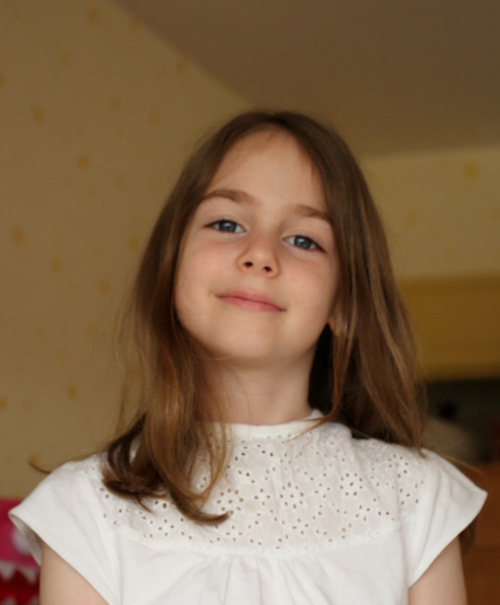
#> input picture iris_0312/girl.jpg, 1000 x 1209 px, given in place of the camera (shown at 1/2 size)
$ python car2_0412.py
#> lines starting #> are read from the running program, lines starting #| are printed output that depends on the picture; after the words box and inside, x2 and y2 are one past the last pixel; in counts of white or black regions, pixels touching at a corner belong together
### RaspberryPi/CarControl.py
# CARControl.py
import RPi.GPIO as GPIO
import time
import sys


RIGHT_FORWARD = 20
RIGHT_BACKWARD = 16
RIGHT_PWM = 21
LEFT_FORWARD = 26
LEFT_BACKWARD = 19
LEFT_PWM = 13

GPIO.setmode(GPIO.BCM)

GPIO.setup(RIGHT_FORWARD,GPIO.OUT)
GPIO.setup(RIGHT_BACKWARD,GPIO.OUT)
GPIO.setup(RIGHT_PWM,GPIO.OUT)
GPIO.output(RIGHT_PWM,0)
RIGHT_MOTOR = GPIO.PWM(RIGHT_PWM,70)
RIGHT_MOTOR.start(0)
RIGHT_MOTOR.ChangeDutyCycle(0)

GPIO.setup(LEFT_FORWARD,GPIO.OUT)
GPIO.setup(LEFT_BACKWARD,GPIO.OUT)
GPIO.setup(LEFT_PWM,GPIO.OUT)
GPIO.output(LEFT_PWM,0)
LEFT_MOTOR = GPIO.PWM(LEFT_PWM,70)
LEFT_MOTOR.start(0)
LEFT_MOTOR.ChangeDutyCycle(0)


#RIGHT Motor control
def rightMotor(forward, backward, pwm):
    GPIO.output(RIGHT_FORWARD,forward)
    GPIO.output(RIGHT_BACKWARD,backward)
    RIGHT_MOTOR.ChangeDutyCycle(pwm)

#Left Motor control
def leftMotor(forward, backward, pwm):
    GPIO.output(LEFT_FORWARD,forward)
    GPIO.output(LEFT_BACKWARD,backward)
    LEFT_MOTOR.ChangeDutyCycle(pwm)

def Left():
    rightMotor(1 ,0, 60)
    leftMotor(0 ,0, 0)

def Right():
    rightMotor(0 ,0, 0)
    leftMotor(1 ,0, 60)

def Forward():
    rightMotor(1 ,0, 60)
    leftMotor(1 ,0, 60)

def Backward():
    rightMotor(0 ,1, 60)
    leftMotor(0 ,1, 60)

def Stop():
    rightMotor(0 ,0, 0)
    leftMotor(0 ,0, 0)


# [2 lines that do not run on import are left out]

### RaspberryPi/car2_0412.py
# CARServer.py
from socket import *
from time import ctime
import RPi.GPIO as GPIO
import CarControl
import cv2
import numpy as np

capture = cv2.VideoCapture(0)
capture.set(cv2.CAP_PROP_FRAME_HEIGHT, 480)
capture.set(cv2.CAP_PROP_FRAME_WIDTH, 640)


#CARControl.setup()

ctrCmd = ["8", "6", "4", "2", "5"]
#          앞,  오,  왼,  뒤,  스톱

while True:
        print('Waiting for connection')
        _, frame = capture.read()
#> frame is the input picture: shape (1209, 1000, 3); mean B, G, R 79.7, 106.6, 132.2
        # 1CH로 변환
        frame_gray = cv2.cvtColor(frame,cv2.COLOR_BGR2GRAY)
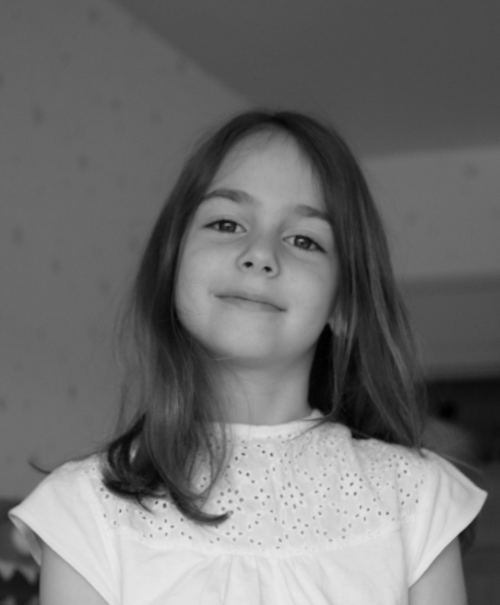
#> frame_gray: shape (1209, 1000) (shown at 1/2 size); min 0, max 234, mean 111.2

        # 이진화
        _, frame_binary = cv2.threshold(frame_gray, 100,120, cv2.THRESH_BINARY)
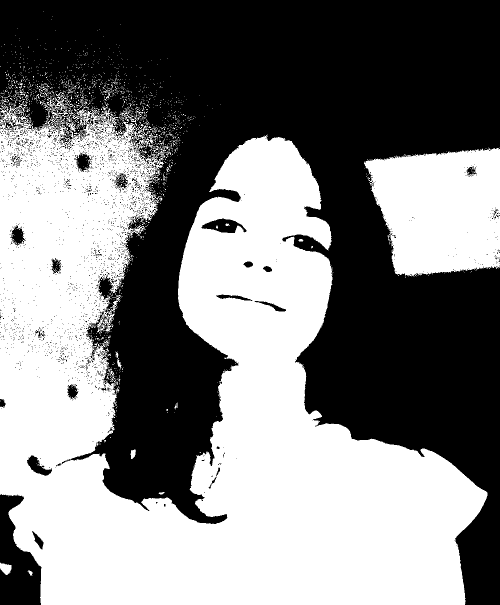
#> frame_binary: shape (1209, 1000) (shown at 1/2 size); values 0 (black) and 120 (white), 50.2% white; 2411 black regions (2363 under 20 px), largest, box (x1, y1, x2, y2) and area: (0, 0, 1000, 1209) 576278, (0, 988, 83, 1209) 11229, (403, 437, 493, 466) 1467

        # 클로징
        kernel = np.ones((7,7), np.uint8)
        frame_closing = cv2.morphologyEx(frame_binary,cv2.MORPH_CLOSE, kernel)
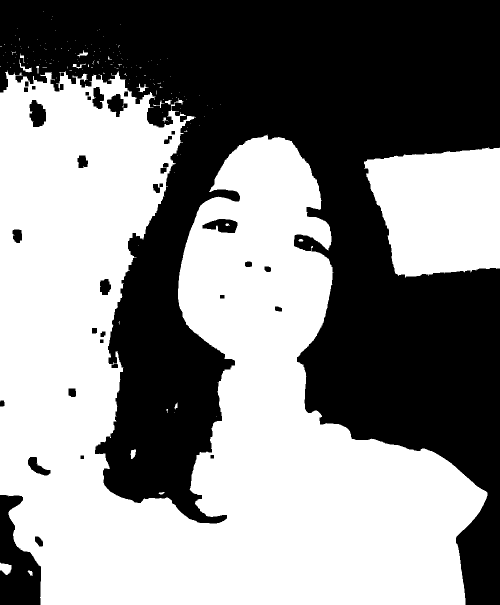
#> frame_closing: shape (1209, 1000) (shown at 1/2 size); values 0 (black) and 120 (white), 53.6% white; 37 black regions

        # 윤곽선 찾기
        contours, hierarchy = cv2.findContours(frame_closing, cv2.RETR_EXTERNAL,cv2.CHAIN_APPROX_NONE)
#> contours = 162 contours, 145 with area under 20; largest, box (x1, y1, x2, y2) and area: (0, 141, 975, 1209) 594222, (728, 294, 1000, 555) 56474, (0, 1125, 23, 1150) 360, (261, 899, 272, 918) 126, (39, 119, 64, 145) 113

        for i, contour in enumerate(contours):
            if i>0 :
                CarControl.Forward()
            else:
                CarControl.Stop()
#> this loop made 162 passes
#> contour on passes 5, 6, 10: [[433, 832]], [[349, 824]], [[277, 490]]
#> (the run stopped early here; a loop or call above may not have finished)
